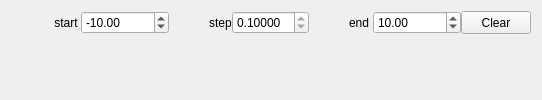
      <widget class="QCustomPlot" name="Graph">
       <property name="autoFillBackground">
        <bool>true</bool>
       </property>
       <attribute name="title">
        <string>Graph</string>
       </attribute>
       <layout class="QVBoxLayout" name="verticalLayout_2">
        <item>
         <layout class="QVBoxLayout" name="verticalLayout">
          <property name="spacing">
           <number>0</number>
          </property>
          <property name="sizeConstraint">
           <enum>QLayout::SetDefaultConstraint</enum>
          </property>
          <item>
           <layout class="QHBoxLayout" name="horizontalLayout_2" stretch="0,0,0,1,0,0,1,0,0,0">
            <item>
             <spacer name="horizontalSpacer_2">
              <property name="orientation">
               <enum>Qt::Horizontal</enum>
              </property>
              <property name="sizeHint" stdset="0">
               <size>
                <width>40</width>
                <height>20</height>
               </size>
              </property>
             </spacer>
            </item>
            <item>
             <widget class="QLabel" name="label_11">
              <property name="text">
               <string> start </string>
              </property>
             </widget>
            </item>
            <item>
             <widget class="QDoubleSpinBox" name="doubleSpinBox_from">
              <property name="autoFillBackground">
               <bool>false</bool>
              </property>
              <property name="minimum">
               <double>-1000000.000000000000000</double>
              </property>
              <property name="maximum">
               <double>1000000.000000000000000</double>
              </property>
              <property name="stepType">
               <enum>QAbstractSpinBox::AdaptiveDecimalStepType</enum>
              </property>
              <property name="value">
               <double>-10.000000000000000</double>
              </property>
             </widget>
            </item>
            <item>
             <spacer name="horizontalSpacer_3">
              <property name="orientation">
               <enum>Qt::Horizontal</enum>
              </property>
              <property name="sizeHint" stdset="0">
               <size>
                <width>40</width>
                <height>20</height>
               </size>
              </property>
             </spacer>
            </item>
            <item>
             <widget class="QLabel" name="label_7">
              <property name="text">
               <string>step</string>
              </property>
             </widget>
            </item>
            <item>
             <widget class="QDoubleSpinBox" name="doubleSpinBox_step">
              <property name="readOnly">
               <bool>true</bool>
              </property>
              <property name="decimals">
               <number>5</number>
              </property>
              <property name="stepType">
               <enum>QAbstractSpinBox::AdaptiveDecimalStepType</enum>
              </property>
              <property name="value">
               <double>0.100000000000000</double>
              </property>
             </widget>
            </item>
            <item>
             <spacer name="horizontalSpacer">
              <property name="orientation">
               <enum>Qt::Horizontal</enum>
              </property>
              <property name="sizeHint" stdset="0">
               <size>
                <width>40</width>
                <height>20</height>
               </size>
              </property>
             </spacer>
            </item>
            <item>
             <widget class="QLabel" name="label_12">
              <property name="text">
               <string>end </string>
              </property>
             </widget>
            </item>
            <item>
             <widget class="QDoubleSpinBox" name="doubleSpinBox_to">
              <property name="minimum">
               <double>-1000000.000000000000000</double>
              </property>
              <property name="maximum">
               <double>1000000.000000000000000</double>
              </property>
              <property name="stepType">
               <enum>QAbstractSpinBox::AdaptiveDecimalStepType</enum>
              </property>
              <property name="value">
               <double>10.000000000000000</double>
              </property>
             </widget>
            </item>
            <item>
             <widget class="QPushButton" name="Button_ClearGraph">
              <property name="maximumSize">
               <size>
                <width>70</width>
                <height>30</height>
               </size>
              </property>
              <property name="text">
               <string>Clear</string>
              </property>
             </widget>
            </item>
           </layout>
          </item>
          <item>
           <spacer name="verticalSpacer">
            <property name="orientation">
             <enum>Qt::Vertical</enum>
            </property>
            <property name="sizeHint" stdset="0">
             <size>
              <width>20</width>
              <height>40</height>
             </size>
            </property>
           </spacer>
          </item>
         </layout>
        </item>
       </layout>
      </widget>
